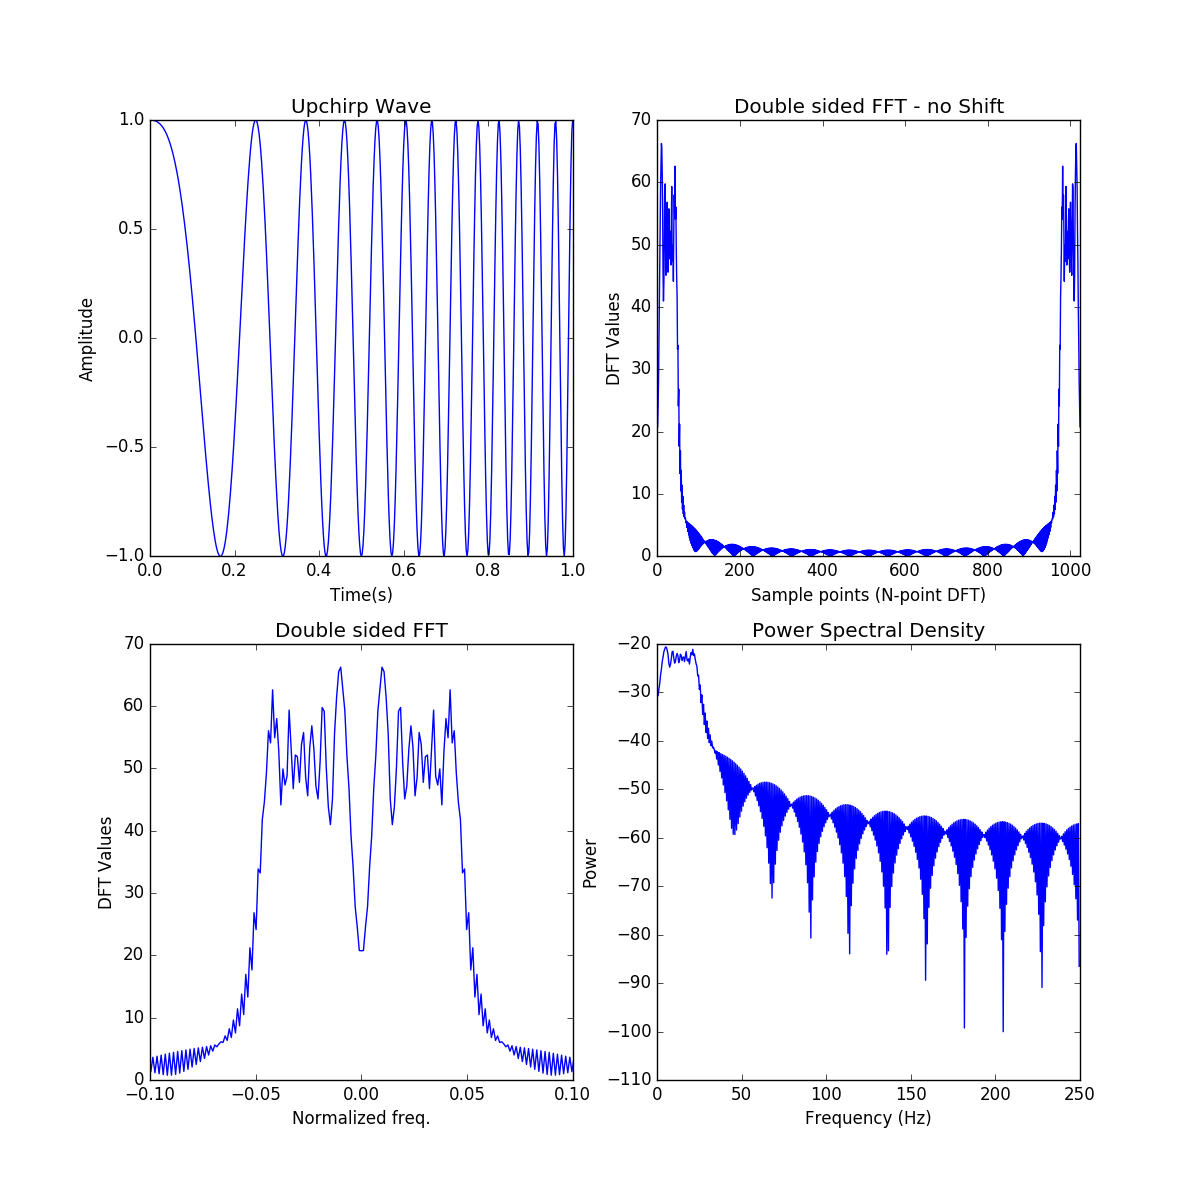

Source code (Python):

from matplotlib.pyplot import figure, legend, show
from numpy import arange, conj, cos, log10, sin, pi, real
from scipy.fftpack import fft, fftshift

class Wave:

    def __init__(self, fs=500, f0=1., nfft=1024, phase=0.):

        """ Constructor
        """

        # INPUTS

        self.fs = fs            # sampling freq.
        self.f0 = f0            # Initial freq. of the chirp
        self.nfft = nfft        # No. of FFT-points
        self.phase = phase      # Phase shift, in rad

        self.t = arange(0., 1. + 1./self.fs, 1./self.fs) 
        f1 = self.fs / 20.      # Freq. of the chirp at t = 1 s


        # Chirp signal

        t1 = 1.
        T = t1 - self.t[0]
        k = (f1 - self.f0) / T
        self.x = cos(2 * pi * (k/2*self.t + f0) * self.t + phase)

    #
    # End of '__init__'
    ##### 


    def spectrum(self):

        """ 
        """

        # Computes DFT using FFT`
        self.X = fft(self.x, self.nfft)

        # DFT sample points
        self.s_points = arange(self.nfft)

        # FFT shifting
        self.Xs = fftshift(self.X)

        # Normalized Freq.
        self.freq_n = arange(-self.nfft/2., self.nfft/2.) / self.nfft 

        # Power at each freq. component
        self.Px = self.Xs * conj(self.Xs) / (self.nfft * len(self.x))

        # One-sided quantities
        #
        # freq. bins
        self.freq = self.freq_n[int(self.nfft/2)::] * self.fs
        #
        # PSD
        self.PSD = self.Px[int(self.nfft/2)::]

    #
    # End of 'spectrum'
    #####


    def plot(self):

        """ Plot signal and spectrum
        """

        f = figure(figsize=(12,12))

        # Signal
        pn = f.add_subplot(221)
        pn.plot(self.t, self.x)
        pn.set_xlim([0., self.t[-1]])
        pn.set_title('Upchirp Wave')
        pn.set_xlabel('Time(s)')
        pn.set_ylabel('Amplitude')

        # Raw values of DFT
        pn = f.add_subplot(222)
        pn.plot(self.s_points, abs(self.X))
        pn.set_xlim([0, self.nfft-1])
        pn.set_title('Double sided FFT - no Shift')
        pn.set_xlabel('Sample points (N-point DFT)')
        pn.set_ylabel('DFT Values')

        # Raw values vs Normalized freq.
        pn = f.add_subplot(223)
        pn.plot(self.freq_n, abs(self.Xs))
        pn.set_xlim([-.1, .1])
        pn.set_title('Double sided FFT')
        pn.set_xlabel('Normalized freq.')
        pn.set_ylabel('DFT Values')

        # One-sided Power Spectral Density (PSD)
        pn = f.add_subplot(224)
        pn.plot(self.freq, 10*log10(real(self.PSD)))
        pn.set_title('Power Spectral Density')
        pn.set_xlabel('Frequency (Hz)')
        pn.set_ylabel('Power')

    #
    # End of 'plot'
    #####

#
# End of 'Wave' 
#####


if __name__ == '__main__':

    Obj = Wave()
    Obj.spectrum()
    Obj.plot()
    show()

#
# End of 'if'
#####
